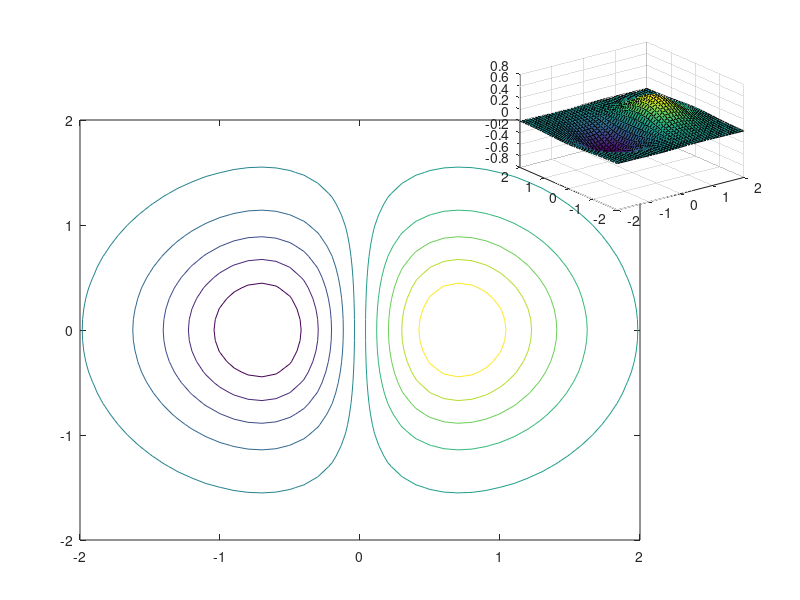

Recreate this plot in MATLAB.
% Esempio di grafico con doppi assi. Nel primo si visualizza l'isogramma di
% una funzione tridimensionale, mentre nel secondo è visualizzata la
% superficie in tre dimensioni.
%
% M. Scarpiniti (Dip. DIET - Sapienza Università di Roma)

x = -2:0.1:2;
y = -2:0.1:2;
[X, Y] = meshgrid(x, y);
Z = X.*exp(-X.^2 - Y.^2);

h = figure;
ax1 = axes(h, 'Position', [0.1 0.1 0.7 0.7]);
ax2 = axes(h, 'Position', [0.65 0.65 0.28 0.28]);
contour(ax1, X, Y, Z);
surf(ax2, X, Y, Z);
